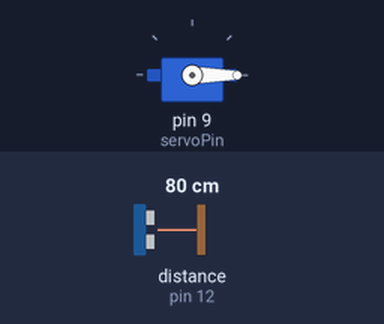
Bench run of a sketch on a simulated Arduino Uno, built with avr-gcc and run on an emulated ATmega328P. Shown: servo. Wiring (inferred from the names in the program): ultrasonic range finder: trigger pin 10; echo pin 12. The test bench sets the inputs (shaded band); at power-on: distance to the obstacle (sensor on pin 12) 80 cm. The echo pulse lasts 58.3 µs per cm; what the sketch prints to the serial monitor is not drawn.

Above: at 1.2 s.
1.3 s: distance to the obstacle (sensor on pin 12) set to 2 cm
4.3 s: distance to the obstacle (sensor on pin 12) set to 9 cm
At 5.1 s:
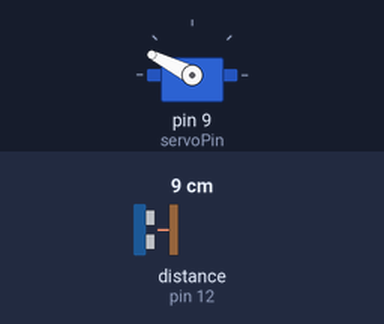
7.3 s: distance to the obstacle (sensor on pin 12) set to 4 cm
At 8.0 s:
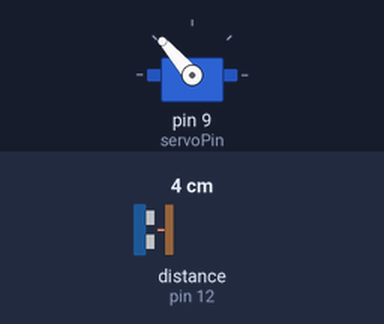
10.3 s: distance to the obstacle (sensor on pin 12) set to 2 cm
13.3 s: distance to the obstacle (sensor on pin 12) set to 4 cm
Timing chart, 0 to 69.8 s (numbered marks = the images above; inputs shaded):
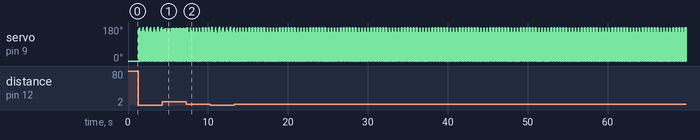

The sketch:

Servo_DIs.ino
```cpp
#include <Servo.h>

//  Defining Pins

#define trigPin 10
#define echoPin 12
#define servoPin 9

//  Creating Object Servo

Servo servo;

//  Creating Variables

int angle = 0;  // servo position in degrees
long duration;
int distance;

void setup()
{
    //  Serial Monitor With Baud Rate 9600
    Serial.begin(9600);
    servo.attach(servoPin);
    pinMode(trigPin, OUTPUT);
    pinMode(echoPin, INPUT);
}

void loop()
{
    servo.write(0);

    //  Generating Ultrasonic Pulse

    digitalWrite(trigPin, LOW);
    delayMicroseconds(2);
    digitalWrite(trigPin, HIGH);
    delayMicroseconds(10);
    digitalWrite(trigPin,LOW);

    //  Reading Duration By Echo Pin

    duration = pulseIn(echoPin, HIGH);

    //  Calculating Distance By Speed Of Sound

    distance = duration * 0.034/2;

    //  Printing Distance On Serial Monitor

    Serial.print("Distance : ");
    Serial.print(distance);
    Serial.print(" cm");

    if (distance < 10)
    {
      for (angle=0; angle<=180; angle++)
      {
        servo.write(angle);
      }
      for (angle=180; angle>=0; angle--)
      {
        servo.write(angle);
      }
    }
}
```
